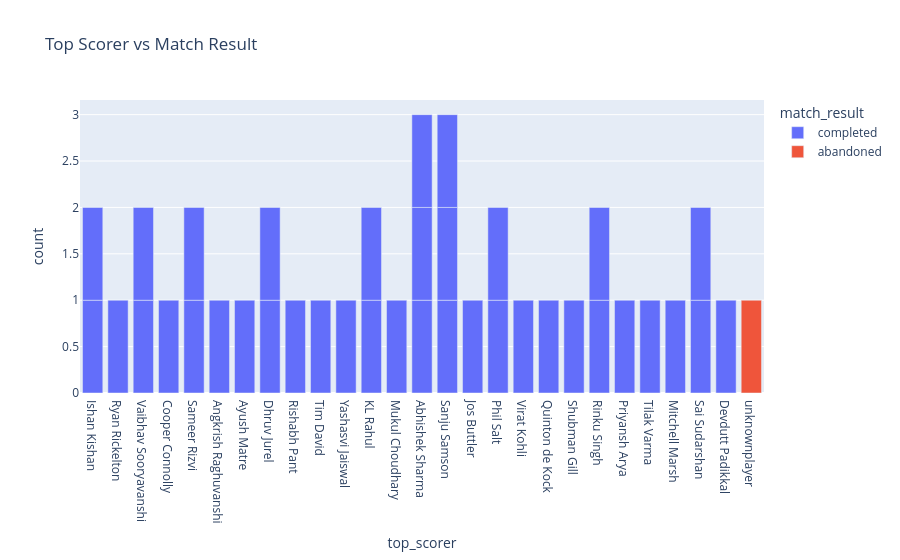

Notebook code cell kept with this figure:
### Code cell
#  Top Scorer vs Match Result
fig= px.bar(df, x="top_scorer", color="match_result",
               title="Top Scorer vs Match Result")
fig.show()

### Figure 1 — Plotly figure (JSON) as saved in the notebook; plotly's stock layout.template omitted (floating-point values rounded to 4 significant figures)
{"data": [{"hovertemplate": "match_result=completed<br>top_scorer=%{x}<br>count=%{y}<extra></extra>", "legendgroup": "completed", "marker": {"color": "#636efa", "pattern": {"shape": ""}}, "name": "completed", "orientation": "v", "showlegend": true, "textposition": "auto", "type": "bar", "x": ["Ishan Kishan", "Ryan Rickelton", "Vaibhav Sooryavanshi", "Cooper Connolly", "Sameer Rizvi", "Angkrish Raghuvanshi", "Ayush Matre", "Sameer Rizvi", "Dhruv Jurel", "Rishabh Pant", "Tim David", "Yashasvi Jaiswal", "KL Rahul", "Mukul Choudhary", "Dhruv Jurel", "Abhishek Sharma", "Sanju Samson", "Jos Buttler", "Phil Salt", "Ishan Kishan", "Sanju Samson", "Virat Kohli", "Quinton de Kock", "Shubman Gill", "Phil Salt", "Abhishek Sharma", "Rinku Singh", "Priyansh Arya", "Tilak Varma", "Abhishek Sharma", "Mitchell Marsh", "Sanju Samson", "Sai Sudarshan", "KL Rahul", "Vaibhav Sooryavanshi", "Sai Sudarshan", "Rinku Singh", "Devdutt Padikkal"], "xaxis": "x", "y": [1, 1, 1, 1, 1, 1, 1, 1, 1, 1, 1, 1, 1, 1, 1, 1, 1, 1, 1, 1, 1, 1, 1, 1, 1, 1, 1, 1, 1, 1, 1, 1, 1, 1, 1, 1, 1, 1], "yaxis": "y"}, {"hovertemplate": "match_result=abandoned<br>top_scorer=%{x}<br>count=%{y}<extra></extra>", "legendgroup": "abandoned", "marker": {"color": "#EF553B", "pattern": {"shape": ""}}, "name": "abandoned", "orientation": "v", "showlegend": true, "textposition": "auto", "type": "bar", "x": ["unknownplayer"], "xaxis": "x", "y": [1], "yaxis": "y"}], "layout": {"barmode": "relative", "legend": {"title": {"text": "match_result"}, "tracegroupgap": 0}, "title": {"text": "Top Scorer vs Match Result"}, "xaxis": {"anchor": "y", "domain": [0, 1], "title": {"text": "top_scorer"}}, "yaxis": {"anchor": "x", "domain": [0, 1], "title": {"text": "count"}}}}
